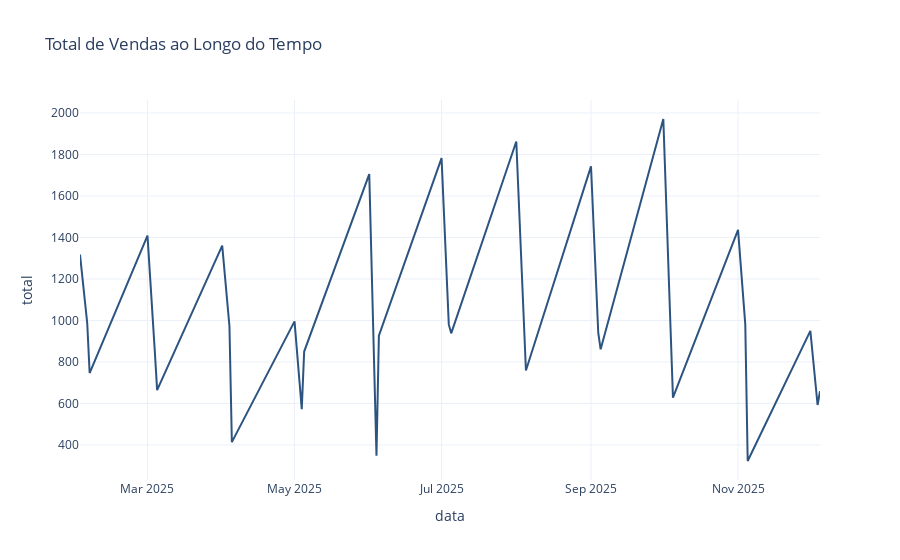

The notebook cell this image was saved under:
### Code cell
# 003. Evolução temporal do total de vendas
df_data_total = df_filtrado.groupby('data')['total'].sum().reset_index()
fig2 = px.line(df_data_total, x='data', y='total',
               title='Total de Vendas ao Longo do Tempo')
fig2.show()

### Figure 1 — Plotly figure (JSON) as saved in the notebook; plotly's stock layout.template omitted (floating-point values rounded to 4 significant figures)
{"data": [{"hovertemplate": "data=%{x}<br>total=%{y}<extra></extra>", "legendgroup": "", "line": {"color": "#2d5480", "dash": "solid"}, "marker": {"symbol": "circle"}, "mode": "lines", "name": "", "orientation": "v", "showlegend": false, "type": "scatter", "x": ["2025-02-01T00:00:00", "2025-02-04T00:00:00", "2025-02-05T00:00:00", "2025-03-01T00:00:00", "2025-03-04T00:00:00", "2025-03-05T00:00:00", "2025-04-01T00:00:00", "2025-04-04T00:00:00", "2025-04-05T00:00:00", "2025-05-01T00:00:00", "2025-05-04T00:00:00", "2025-05-05T00:00:00", "2025-06-01T00:00:00", "2025-06-04T00:00:00", "2025-06-05T00:00:00", "2025-07-01T00:00:00", "2025-07-04T00:00:00", "2025-07-05T00:00:00", "2025-08-01T00:00:00", "2025-08-04T00:00:00", "2025-08-05T00:00:00", "2025-09-01T00:00:00", "2025-09-04T00:00:00", "2025-09-05T00:00:00", "2025-10-01T00:00:00", "2025-10-04T00:00:00", "2025-10-05T00:00:00", "2025-11-01T00:00:00", "2025-11-04T00:00:00", "2025-11-05T00:00:00", "2025-12-01T00:00:00", "2025-12-04T00:00:00", "2025-12-05T00:00:00"], "xaxis": "x", "y": [1318.0, 986.5, 746.5, 1409, 858, 664, 1360.0, 972, 413.5, 995.5, 572.5, 850, 1706.0, 347.5, 926.5, 1782.0, 981, 938, 1862.0, 981, 758.5, 1742.0, 941, 861, 1971, 961, 627.5, 1436.0, 981, 322.5, 949.5, 592.5, 658.5], "yaxis": "y"}], "layout": {"legend": {"tracegroupgap": 0}, "title": {"text": "Total de Vendas ao Longo do Tempo"}, "xaxis": {"anchor": "y", "domain": [0, 1], "title": {"text": "data"}}, "yaxis": {"anchor": "x", "domain": [0, 1], "title": {"text": "total"}}}}
